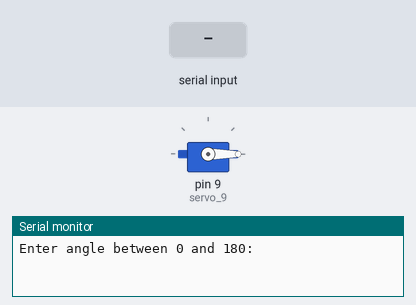
The sketch below on a simulated Arduino Uno, built with avr-gcc and run on an emulated ATmega328P. Parts: servo, the last lines printed to the serial monitor. Inputs (shaded band) come from the test bench.

Above: at 1.2 s.
1.3 s: "90,45\n" received over Serial
At 2.07 s:
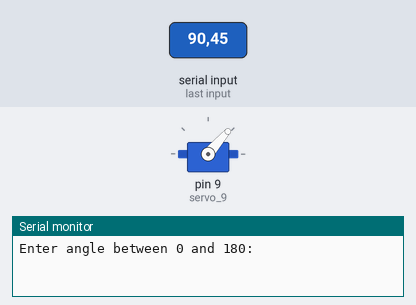
6.9 s: "30,150\n" received over Serial
At 9.18 s:
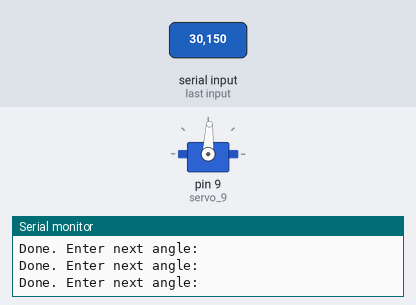
12.9 s: "90\n" received over Serial
At 13.37 s:
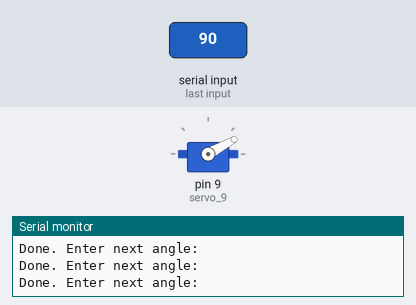
Timing chart, 0 to 16.9 s (numbered marks = the images above; inputs shaded):
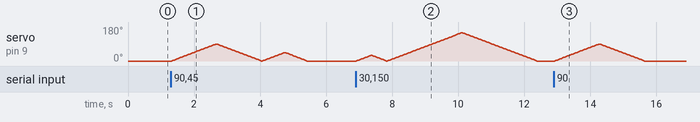

Measured:
- after the input at 12.9 s, servo on pin 9 (servo_9): rises from 0° to 90° in 1.3 s, then falls to 0° in 1.4 s

The sketch:

servo_control.ino
```cpp
#include <Servo.h>

Servo servo_9;
int angle = 0;

void setup() {
  Serial.begin(9600);
  servo_9.attach(9);
  servo_9.write(0);
  Serial.println("Enter angle between 0 and 180:");
}

void loop() {
  if (Serial.available()) {
    angle = Serial.parseInt();  // Read integer value from Serial

    // Validate input
    if (angle >= 0 && angle <=180) {
      // Sweep from 0 to angle
      for (int pos = 0; pos <= angle; pos++) {
        servo_9.write(pos);
        delay(15);
      }

      // Sweep back from angle to 0
      for (int pos = angle; pos >= 0; pos--) {
        servo_9.write(pos);
        delay(15);
      }

      Serial.println("Done. Enter next angle:");
    } else {
      Serial.println("Invalid input. Enter value between 0 and 180.");
    }
  }
}
```
